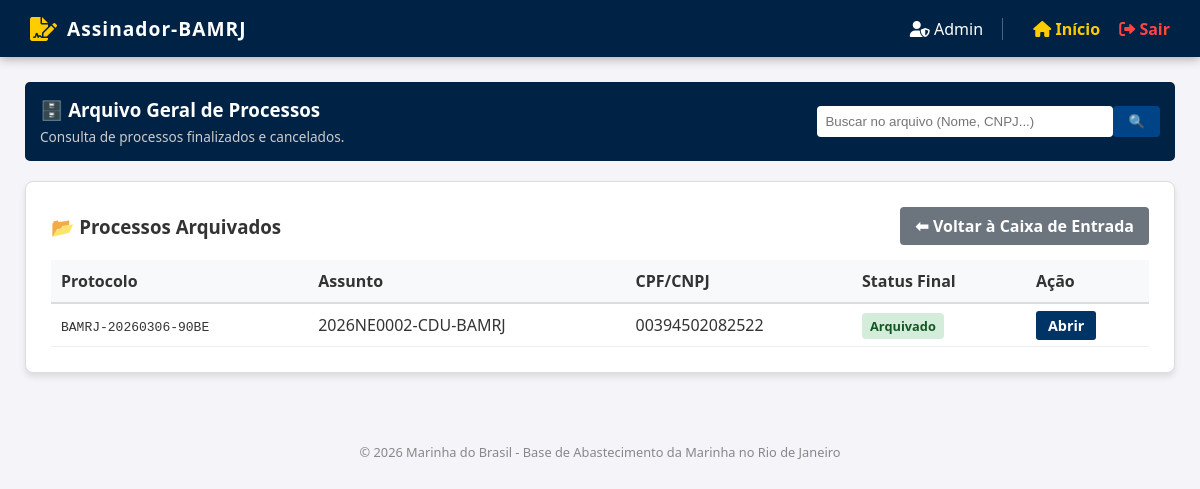
/arquivo (signed in), run on the app's committed database.
### app/models.py (models this page shows)
class Document(db.Model):
    __tablename__ = 'documents'
    id = db.Column(db.Integer, primary_key=True)
    protocol = db.Column(db.String(32), unique=True, nullable=False)
    name = db.Column(db.String(128), nullable=False)
    cpf_cnpj = db.Column(db.String(20), nullable=True)
    status = db.Column(db.String(64), default='Caixa de Entrada - Enc. Finanças') # ATUALIZADO
    is_priority = db.Column(db.Boolean, default=False)
    current_observation = db.Column(db.Text, nullable=True)
    uploader_name = db.Column(db.String(64))
    created_at = db.Column(db.DateTime, default=datetime.utcnow)
    files = db.relationship('DocumentFile', backref='document', lazy=True, cascade="all, delete-orphan")
    events = db.relationship('Event', backref='document', lazy=True, cascade="all, delete-orphan")

### app/routes.py (the view)
@main.route('/arquivo')
def arquivo():
    if 'user_id' not in session: return redirect(url_for('main.login'))
    role = session.get('role')
    search_query = request.args.get('q', '')
    query = Document.query.filter(Document.status.in_(['Arquivado', 'Cancelado']))
    if search_query:
        query = query.filter(
            (Document.name.ilike(f'%{search_query}%')) |
            (Document.protocol.ilike(f'%{search_query}%')) |
            (Document.cpf_cnpj.ilike(f'%{search_query}%'))
        )
    documents = query.order_by(Document.created_at.desc()).all()
    return render_template('arquivo.html', documents=documents, role=role)

### app/templates/arquivo.html (shortened to what this page needs)
{% extends 'base.html' %}
{% block content %}
<div style="display: flex; justify-content: space-between; align-items: center; margin-bottom: 20px; background: #002244; color: white; padding: 15px; border-radius: 5px;">
    <div>
        <h3 style="margin: 0;">🗄️ Arquivo Geral de Processos</h3>
        <p style="margin: 5px 0 0 0; font-size: 0.85em; color: #ccc;">Consulta de processos finalizados e cancelados.</p>
    </div>
    <form action="{{ url_for('main.arquivo') }}" method="GET" style="display: flex;">
        <input type="text" name="q" placeholder="Buscar no arquivo (Nome, CNPJ...)" style="padding: 8px; border: none; width: 280px;">
        <button type="submit" style="padding: 8px 15px; background: #004488; color: white; border: none;">🔍</button>
    </form>
</div>
<div class="card">
    <div style="display: flex; justify-content: space-between; align-items: center; margin-bottom: 15px;">
        <h3 style="margin: 0;">📂 Processos Arquivados</h3>
        <a href="{{ url_for('main.index') }}" style="background: #6c757d; color: white; padding: 8px 15px; text-decoration: none; border-radius: 4px; font-weight: bold;">⬅ Voltar à Caixa de Entrada</a>
    </div>
    <table style="width: 100%; border-collapse: collapse;">
        <tr style="background: #f8f9fa; border-bottom: 2px solid #ddd; text-align: left;">
            <th style="padding: 10px;">Protocolo</th>
            <th style="padding: 10px;">Assunto</th>
            <th style="padding: 10px;">CPF/CNPJ</th>
            <th style="padding: 10px;">Status Final</th>
            <th style="padding: 10px;">Ação</th>
        </tr>
        {% for doc in documents %}
        <tr style="border-bottom: 1px solid #eee;">
            <td style="padding: 10px;"><code>{{ doc.protocol }}</code></td>
            <td style="padding: 10px;">{{ doc.name }}</td>
            <td style="padding: 10px;">{{ doc.cpf_cnpj or '-' }}</td>
            <td style="padding: 10px;">
                <span style="font-size: 0.8em; padding: 4px 8px; border-radius: 4px; font-weight: bold;
                    {% if doc.status == 'Arquivado' %} background: #d4edda; color: #155724;
                    {% else %} background: #f8d7da; color: #721c24; {% endif %}">
                    {{ doc.status }}
                </span>
            </td>
            <td style="padding: 10px;">
                <a href="{{ url_for('main.view_process', doc_id=doc.id) }}" style="background: #003366; color: white; padding: 5px 12px; text-decoration: none; border-radius: 3px; font-weight: bold; font-size: 0.9em;">Abrir</a>
            </td>
        </tr>
        {% endfor %}
    </table>
</div>
{% endblock %}

### app/templates/base.html (style rules this page uses)
:root { --navy: #002244; --gold: #ffcc00; --light-gray: #f4f4f9; }
body { font-family: 'Segoe UI', Tahoma, Geneva, Verdana, sans-serif; margin: 0; padding: 0; background-color: var(--light-gray); color: #333; }
.card { background: white; padding: 25px; border-radius: 8px; box-shadow: 0 4px 6px rgba(0,0,0,0.1); margin-bottom: 25px; border: 1px solid #ddd; }
button, .btn { border-radius: 4px; transition: filter 0.2s; }
input, select, textarea { border: 1px solid #ccc; border-radius: 4px; padding: 8px; }

### data on the page
Document: protocol "BAMRJ-20260306-90BE", name "2026NE0002-CDU-BAMRJ", cpf_cnpj "00394502082522", status "Arquivado"

### other printed values
{{ session.get('role') }} "Admin"
